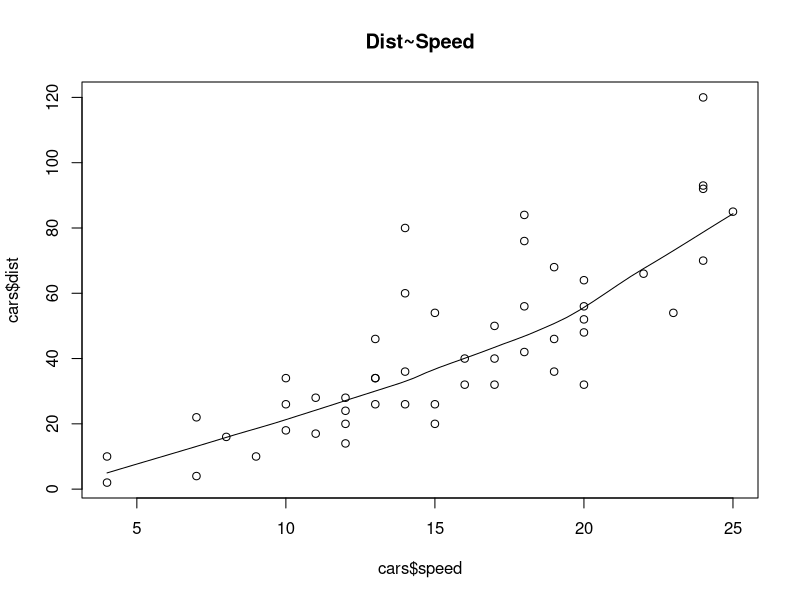
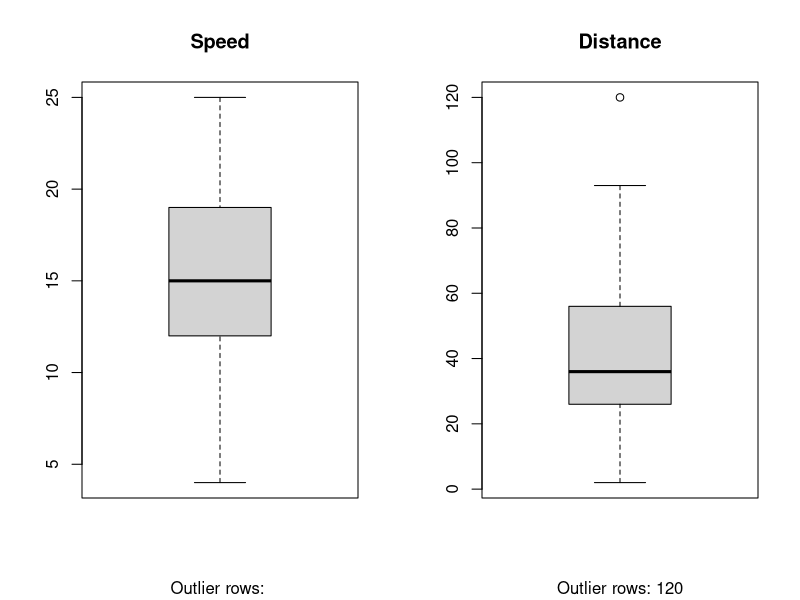

The R source for these figures, in order:
#Linear Regression
data(cars)
View(head(cars))
scatter.smooth(x = cars$speed, y = cars$dist, main = "Dist~Speed")
par(mfrow = c(1, 2))
boxplot(cars$speed, main = "Speed", sub = paste(
    "Outlier rows:",
    boxplot.stats(cars$speed)$out
))
boxplot(cars$dist, main = "Distance", sub = paste(
    "Outlier rows:",
    boxplot.stats(cars$dist)$out
))
linear_model = lm(formula = dist ~ speed, data = cars)
linear_model